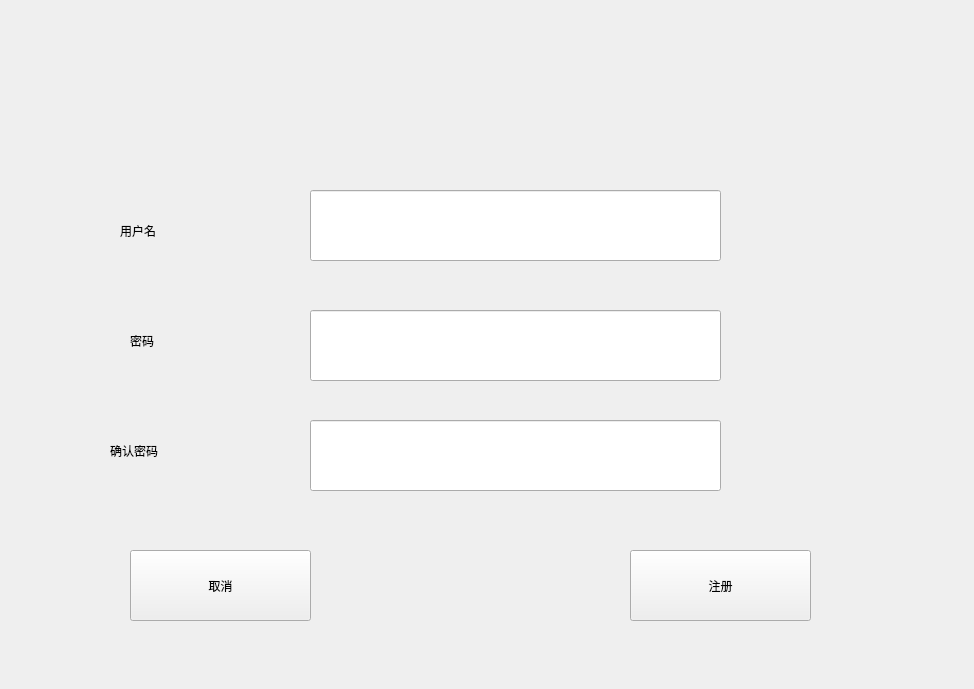
<?xml version="1.0" encoding="UTF-8"?>
<ui version="4.0">
 <class>Register</class>
 <widget class="QWidget" name="Register">
  <property name="geometry">
   <rect>
    <x>0</x>
    <y>0</y>
    <width>974</width>
    <height>689</height>
   </rect>
  </property>
  <property name="windowTitle">
   <string>Form</string>
  </property>
  <widget class="QLineEdit" name="lineEdit">
   <property name="geometry">
    <rect>
     <x>310</x>
     <y>190</y>
     <width>411</width>
     <height>71</height>
    </rect>
   </property>
   <property name="styleSheet">
    <string notr="true">font: 12pt &quot;Arial&quot;;</string>
   </property>
  </widget>
  <widget class="QLabel" name="label">
   <property name="geometry">
    <rect>
     <x>120</x>
     <y>200</y>
     <width>121</width>
     <height>61</height>
    </rect>
   </property>
   <property name="styleSheet">
    <string notr="true">font: 12pt &quot;Arial&quot;;</string>
   </property>
   <property name="text">
    <string>用户名</string>
   </property>
  </widget>
  <widget class="QLabel" name="label_2">
   <property name="geometry">
    <rect>
     <x>130</x>
     <y>310</y>
     <width>121</width>
     <height>61</height>
    </rect>
   </property>
   <property name="styleSheet">
    <string notr="true">font: 12pt &quot;Arial&quot;;</string>
   </property>
   <property name="text">
    <string>密码</string>
   </property>
  </widget>
  <widget class="QLabel" name="label_3">
   <property name="geometry">
    <rect>
     <x>110</x>
     <y>420</y>
     <width>141</width>
     <height>61</height>
    </rect>
   </property>
   <property name="styleSheet">
    <string notr="true">font: 12pt &quot;Arial&quot;;</string>
   </property>
   <property name="text">
    <string>确认密码</string>
   </property>
  </widget>
  <widget class="QLineEdit" name="lineEdit_2">
   <property name="geometry">
    <rect>
     <x>310</x>
     <y>310</y>
     <width>411</width>
     <height>71</height>
    </rect>
   </property>
   <property name="styleSheet">
    <string notr="true">font: 12pt &quot;Arial&quot;;</string>
   </property>
   <property name="echoMode">
    <enum>QLineEdit::Password</enum>
   </property>
  </widget>
  <widget class="QLineEdit" name="lineEdit_3">
   <property name="geometry">
    <rect>
     <x>310</x>
     <y>420</y>
     <width>411</width>
     <height>71</height>
    </rect>
   </property>
   <property name="styleSheet">
    <string notr="true">font: 12pt &quot;Arial&quot;;</string>
   </property>
   <property name="echoMode">
    <enum>QLineEdit::Password</enum>
   </property>
  </widget>
  <widget class="QPushButton" name="pushButton">
   <property name="geometry">
    <rect>
     <x>130</x>
     <y>550</y>
     <width>181</width>
     <height>71</height>
    </rect>
   </property>
   <property name="styleSheet">
    <string notr="true">font: 12pt &quot;Arial&quot;;</string>
   </property>
   <property name="text">
    <string>取消</string>
   </property>
  </widget>
  <widget class="QPushButton" name="pushButton_2">
   <property name="geometry">
    <rect>
     <x>630</x>
     <y>550</y>
     <width>181</width>
     <height>71</height>
    </rect>
   </property>
   <property name="styleSheet">
    <string notr="true">font: 12pt &quot;Arial&quot;;</string>
   </property>
   <property name="text">
    <string>注册</string>
   </property>
  </widget>
 </widget>
 <resources/>
 <connections/>
</ui>
